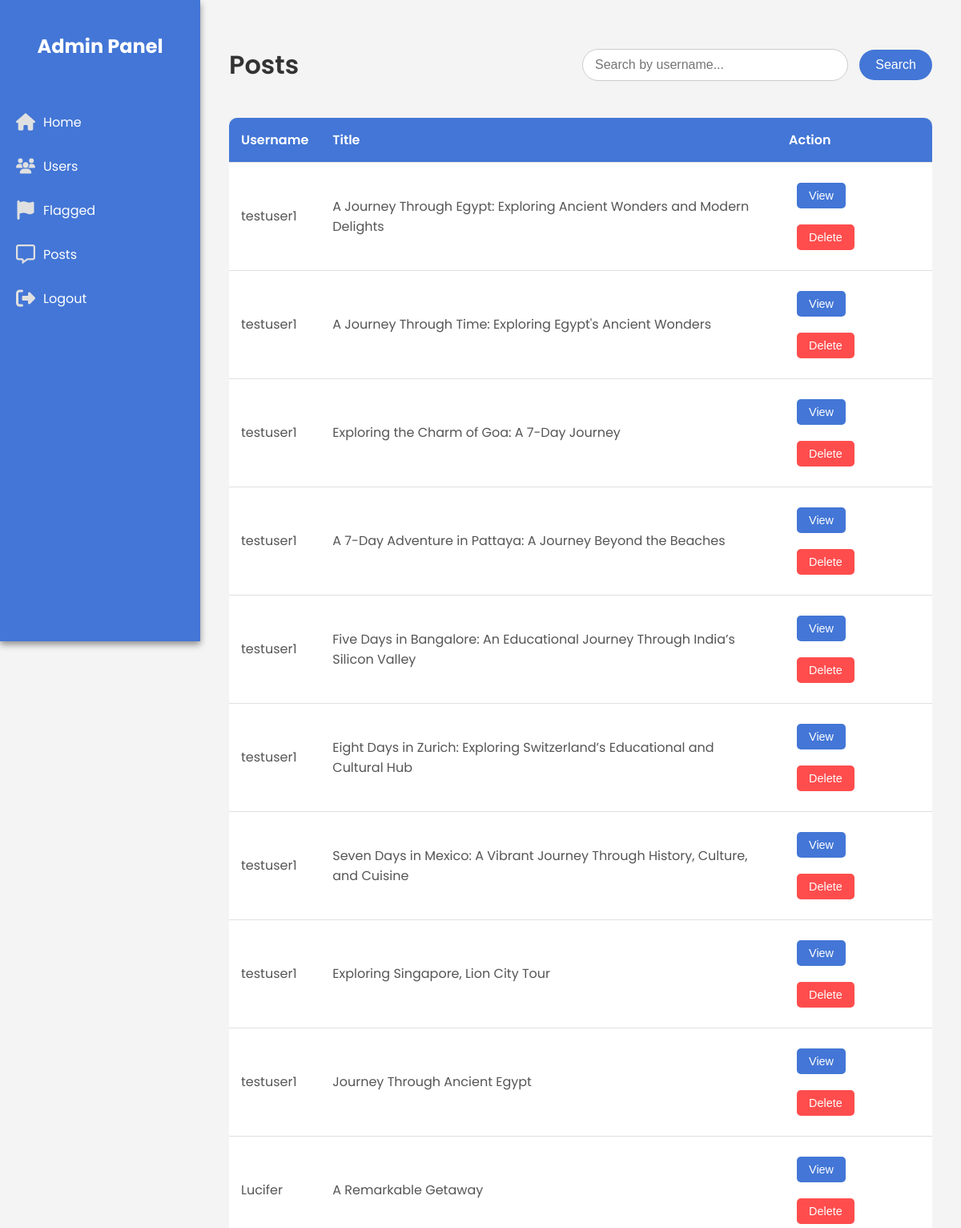
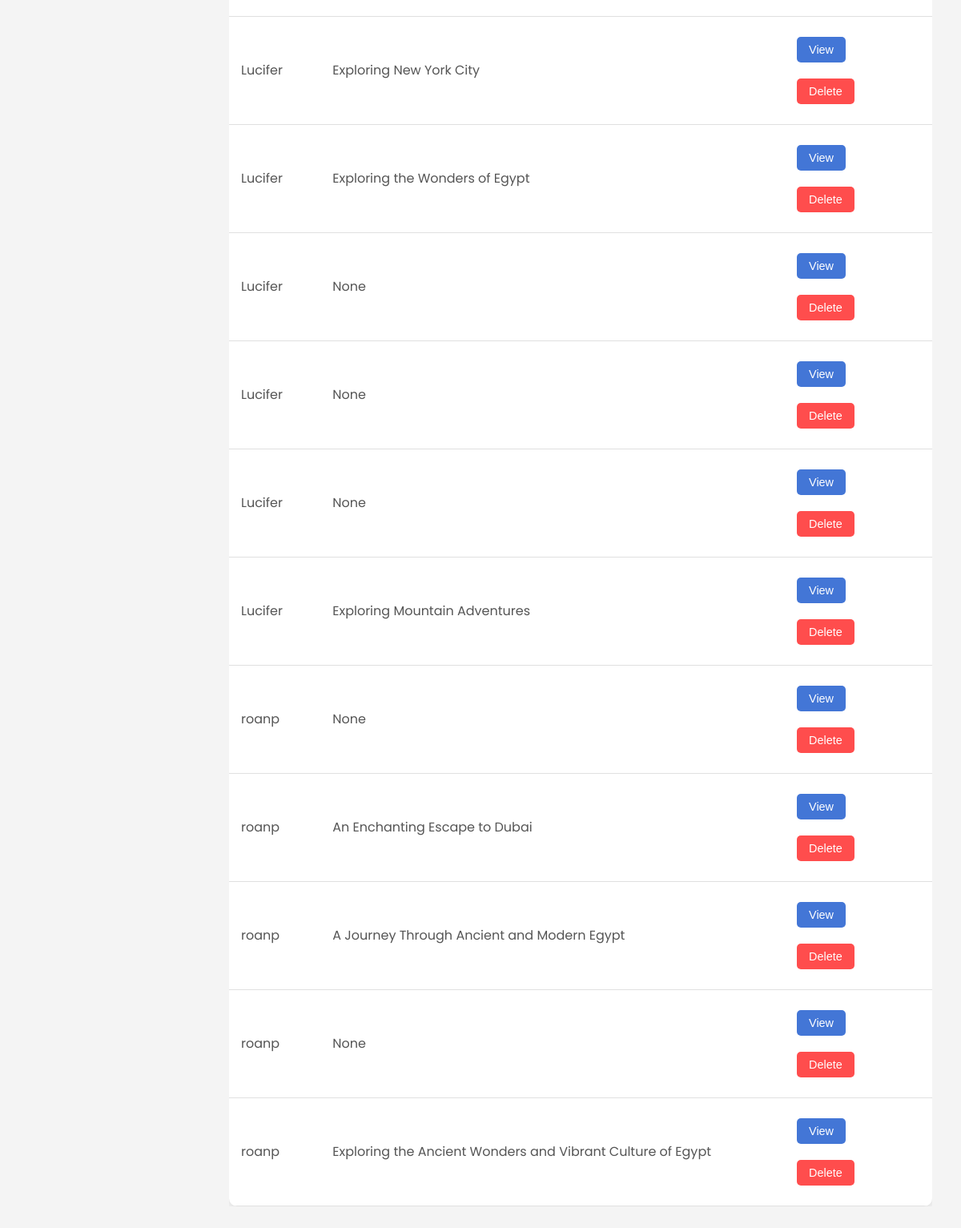
The app's page /posts_admin with its own data (2 pictures, top to bottom).
### app/models.py (models this page shows)
class User(db.Model, UserMixin):
    id = db.Column(db.Integer, primary_key=True)
    username = db.Column(db.String(80), unique=True, nullable=False)
    password = db.Column(db.String(80), nullable=False)
    email = db.Column(db.String(120), unique=True, nullable=False)
    phone_number = db.Column(db.Integer, unique=True, nullable=False)
    profile_pic = db.Column(db.String(120), nullable=False, default='profile.jpg')

class Post(db.Model):
    id = db.Column(db.Integer, primary_key=True)
    title = db.Column(db.String(255), nullable=True)
    location = db.Column(db.String(255), nullable=True)
    category = db.Column(db.String(255), nullable=True)
    duration = db.Column(db.String(255), nullable=True)
    tips = db.Column(db.String(255), nullable=True)
    user_id = db.Column(db.Integer, db.ForeignKey('user.id'), nullable=True)
    status=db.Column(db.String, nullable=False, default='draft')
    content = db.Column(db.String, nullable=False)
    flagged = db.Column(db.Boolean, nullable=False,default=False)
    sexuality = db.Column(db.String(255), nullable=False,default=False)
    violence = db.Column(db.String(255), nullable=False,default=False)
    harassment = db.Column(db.String(255), nullable=False,default=False)
    illicit = db.Column(db.String(255), nullable=False,default=False)
    self_harm = db.Column(db.String(255), nullable=False,default=False)
    hate = db.Column(db.String(255), nullable=False,default=False)

### app/admin_routes.py (the view)
@app.route('/posts_admin')
def posts_admin():
    posts = (
        db.session.query(User, Post)
        .join(Post, User.id == Post.user_id)
        .filter(Post.status != 'flagged')  # Exclude trashed posts
        .all()
    )
    return render_template('adminPages/posts.html', posts=posts)

### app/templates/adminPages/posts.html
{% extends 'adminPages/adminhome.html' %}
{% block head %}
    <link rel="stylesheet" href="{{ url_for('static', filename='css/admin.css') }}">
    <link rel="stylesheet" href="{{ url_for('static', filename='css/posts_admin.css') }}">
{% endblock %}
{% block body %}
    <div class="users-page">
     <div class="page-header">
    <h1 class="page-title">Posts</h1>
    <div class="search-container">
        <form action="/posts_search" method="get">
            <label>
                <input class="form-control" type="text" placeholder="Search by username..." name="username">
                <input type="submit" value="Search">
            </label>
        </form>
    </div>
</div>
        <div class="users-table-container">
            <table class="users-table">
                <thead>
                    <tr>
                        <th>Username</th>
                        <th>Title</th>
                        <th>Action</th>
                    </tr>
                </thead>
                <tbody>
                {% if posts %}
                    {% for user,post in posts %}
                    <tr>
                        <td>{{ user.username }}</td>
                        <td>{{ post.title }}</td>
                        <td>
                            <button class="action-btn">View</button>
                            <form action="{{ url_for('delete_admin', post_id=post.id) }}" method="post" style="display:inline;">
                                <button type="submit" class="action-btn delete-btn">Delete</button>
                            </form>
                        </td>
                    </tr>
                    {% endfor %}
                {% else %}
                     <tr>
                        <td>No results found</td>
                    </tr>
                {% endif %}
                </tbody>
            </table>
        </div>
    </div>
{% endblock %}

### app/static/css/admin.css (style rules this page uses)
body { font-family: 'Poppins', sans-serif; margin: 0; padding: 0; background-color: #f4f4f4; }

### app/static/css/posts_admin.css (style rules this page uses)
.users-page { padding: 20px; }
.page-header { display: flex; justify-content: space-between; align-items: center; margin-bottom: 20px; }
.page-title { font-size: 2rem; color: #333; font-weight: 600; }
.users-table-container { overflow-x: auto; }
.users-table { width: 100%; border-collapse: collapse; background-color: #ffffff; box-shadow: 0 2px 8px rgba(0, 0, 0, 0.1); border-radius: 10px; overflow: hidden; }
.users-table th, .users-table td { padding: 15px; text-align: left; border-bottom: 1px solid #e0e0e0; }
.users-table th { background-color: #4376d6; color: #ffffff; font-weight: 600; }
.users-table td { color: #555; }
.action-btn { padding: 8px 15px; border: none; border-radius: 5px; cursor: pointer; font-size: 0.9rem; color: #ffffff; background-color: #4376d6; transition: background-color 0.3s; margin: 10px; }
.delete-btn { background-color: #ff4d4d; }
.search-container { display: flex; align-items: center; }
.search-container input[type="text"] { width: 300px; padding: 10px 15px; font-size: 1rem; border: 1px solid #ccc; border-radius: 20px; outline: none; transition: border-color 0.3s; }
.search-container input[type="submit"] { padding: 10px 20px; font-size: 1rem; color: #ffffff; background-color: #4376d6; border: none; border-radius: 20px; margin-left: 10px; cursor: pointer; transition: background-color 0.3s; }

### records on screen
User: username "testuser1", title "A Journey Through Egypt: Exploring Ancient Wonders and Modern Delights", title "A Journey Through Time: Exploring Egypt's Ancient Wonders", title "Exploring the Charm of Goa: A 7-Day Journey", title "A 7-Day Adventure in Pattaya: A Journey Beyond the Beaches", title "Five Days in Bangalore: An Educational Journey Through India’s Silicon Valley", title "Eight Days in Zurich: Exploring Switzerland’s Educational and Cultural Hub", title "Seven Days in Mexico: A Vibrant Journey Through History, Culture, and Cuisine", title "Exploring Singapore, Lion City Tour", title "Journey Through Ancient Egypt"
User: username "Lucifer", title "A Remarkable Getaway", title "Exploring New York City", title "Exploring the Wonders of Egypt", title "None", title "Exploring Mountain Adventures"
User: username "roanp", title "None", title "An Enchanting Escape to Dubai", title "A Journey Through Ancient and Modern Egypt", title "Exploring the Ancient Wonders and Vibrant Culture of Egypt"
